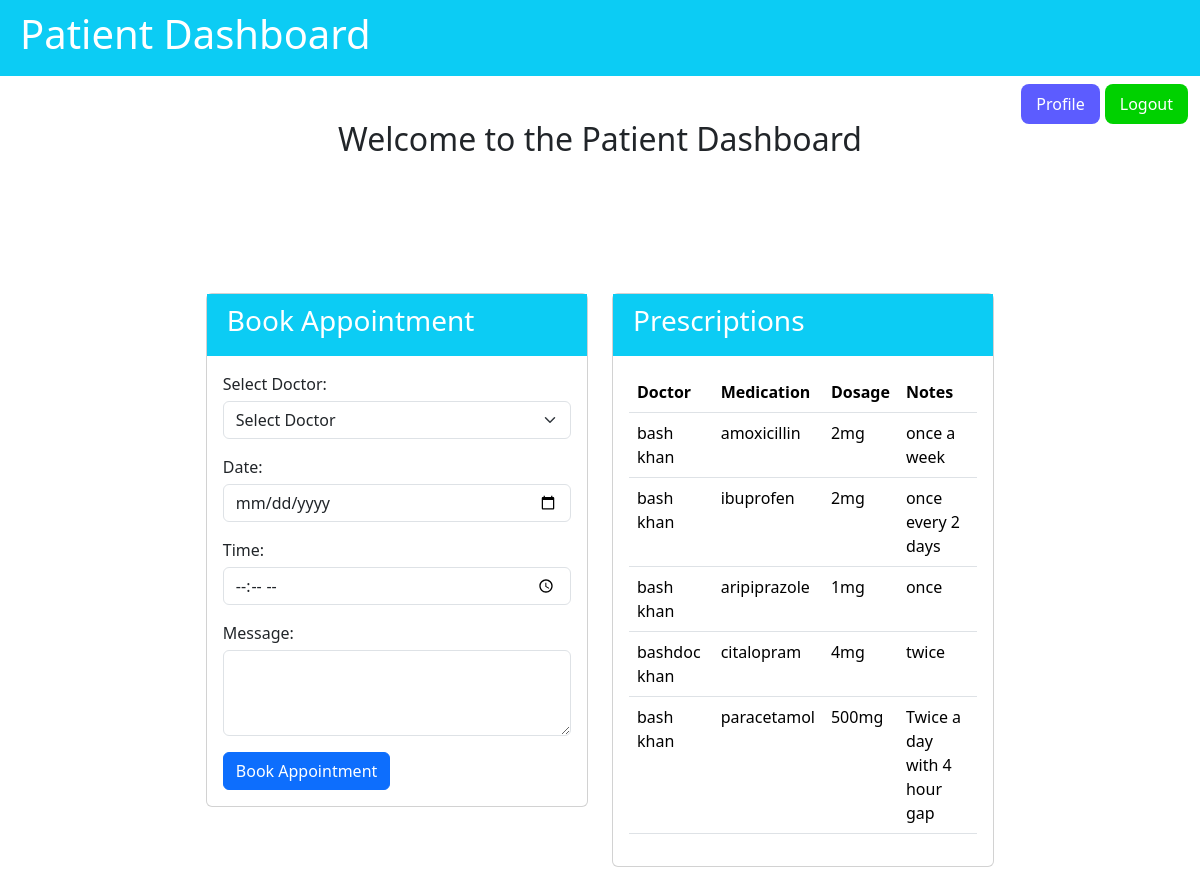
The page /telehealth/patient_dashboard/ (signed in) on the database its author committed.
### telehealth/models.py (models this page shows, shortened)
class Prescription(models.Model):
    patient = models.ForeignKey(CustomUser, on_delete=models.CASCADE, related_name='prescriptions_received')
    doctor = models.ForeignKey(CustomUser, on_delete=models.CASCADE, related_name='prescriptions_given')
    medication = models.CharField(max_length=100)
    dosage = models.CharField(max_length=50)
    notes = models.TextField()
    created_at = models.DateTimeField(auto_now_add=True)

class CustomUser(AbstractUser):
    first_name = models.CharField(max_length=50)
    last_name = models.CharField(max_length=50)
    email = models.EmailField(unique=True)
    is_doctor = models.BooleanField(default=False)
    is_patient = models.BooleanField(default=False)
    gender = models.CharField(max_length=10, choices=[('Male', 'Male'), ('Female', 'Female')])
    age = models.IntegerField()
    groups = models.ManyToManyField('auth.Group', related_name='custom_user_set')
    user_permissions = models.ManyToManyField(
        'auth.Permission',
        related_name='custom_user_set',
        verbose_name='user permissions',
        blank=True,
    )

### telehealth/views.py (the view)
# urls.py: path('patient_dashboard/', views.patient_dashboard, name='patient_dashboard'),
def patient_dashboard(request):
    prescriptions = request.user.prescriptions_received.all()
    if request.method == 'POST':
        form = AppointmentForm(request.POST)
        if form.is_valid():
            appointment = form.save(commit=False)
            appointment.patient = request.user
            appointment.save()
            messages.success(request, 'Appointment booked successfully!')
            return redirect('patient_dashboard')
    else:
        form = AppointmentForm()
    doctors = CustomUser.objects.filter(is_doctor=True)
    return render(request, 'patient_dashboard.html', {'form': form, 'doctors': doctors, 'prescriptions': prescriptions})

### telehealth/forms.py
class AppointmentForm(forms.ModelForm):
    class Meta:
        model = Appointment
        fields = ['doctor', 'date', 'time', 'message']
    def __init__(self, *args, **kwargs):
        super().__init__(*args, **kwargs)

### telehealth/templates/patient_dashboard.html (shortened to what this page needs)
{% load static %}
<!DOCTYPE html>
<html lang="en">
<head>
    <link href="https://cdn.jsdelivr.net/npm/bootstrap@5.3.3/dist/css/bootstrap.min.css" rel="stylesheet">
    <link href="{% static 'styles.css' %}" rel="stylesheet">
</head>
<body>
<div class="patient-header">
    <h1>Patient Dashboard</h1>
</div>
<nav class="navbar navbar-expand-lg custom-navbar">
  <div class="container-fluid">
    <div class="collapse navbar-collapse" id="navbarNav">
      <ul class="navbar-nav ms-auto">
        <li class="nav-item">
            <a id="profile-btn" class="nav-link" href="{% url 'patient_profile' %}">Profile</a>
        </li>
        <li class="nav-item">
            <form action="{% url 'logout' %}" method="post">
                <button class="logout-btn" type="submit">Logout</button>
            </form>
        </li>
      </ul>
    </div>
  </div>
</nav>
<div class="container mt-5">
    <h2 class="patient-dashboard-header">Welcome to the Patient Dashboard</h2>
    <div class="row">
        <div class="col-md-6">
            <div class="card" id="book-appointment-card">
                <div class="patient-card-header">
                    <h3>Book Appointment</h3>
                </div>
                <div class="card-body">
                    <form action="{% url 'patient_dashboard' %}" method="post">
                        <div class="mb-3">
                            <label for="doctor">Select Doctor:</label>
                            <select name="doctor" id="doctor" class="form-select" required>
                                <option value="">Select Doctor</option>
                            </select>
                        </div>
                        <div class="mb-3">
                            <label for="date">Date:</label>
                            <input type="date" name="date" id="date" class="form-control" required>
                        </div>
                        <div class="mb-3">
                            <label for="time">Time:</label>
                            <input type="time" name="time" id="time" class="form-control" required>
                        </div>
                        <div class="mb-3">
                            <label for="message">Message:</label>
                            <textarea name="message" id="message" rows="3" class="form-control"></textarea>
                        </div>
                        <button type="submit" class="btn btn-primary">Book Appointment</button>
                    </form>
                </div>
            </div>
        </div>
        <div class="col-md-6">
            <div class="card" id="prescriptions-card">
                <div class="patient-card-header">
                    <h3>Prescriptions</h3>
                </div>
                <div class="card-body">
                    <table class="table">
                        <thead>
                            <tr>
                                <th>Doctor</th>
                                <th>Medication</th>
                                <th>Dosage</th>
                                <th>Notes</th>
                            </tr>
                        </thead>
                        <tbody>
                            {% for prescription in prescriptions %}
                            <tr>
                                <td>{{ prescription.doctor.get_full_name }}</td>
                                <td>{{ prescription.medication }}</td>
                                <td>{{ prescription.dosage }}</td>
                                <td>{{ prescription.notes }}</td>
                            </tr>
                            {% endfor %}
                        </tbody>
                    </table>
                </div>
            </div>
        </div>
    </div>
</div>
</body>
</html>

### telehealth/static/styles.css (style rules this page uses)
.card { max-width: 70%; margin: 0 auto; margin-top: 55px; }
.patient-header { background-color: #0cccf4; color: white; padding: 10px 20px; text-align: left; }
.patient-card-header { background-color: #0cccf4; color: white; padding: 10px 20px; }
form label { display: block; margin-bottom: 5px; }
form input, select { border-radius: 6px; border: 1px solid grey; }
.logout-btn { background-color: #00D100; border-radius:8px; color: white; border: none; padding: 8px 15px; }
#profile-btn { background-color: #5C5CFF; border-radius:8px; color: white; border: none; padding: 8px 15px; margin-right:5px; }
#prescriptions-card { margin-left: 0; width: 90%; }
#book-appointment-card { margin-right: 0; width: 100%; }
.patient-dashboard-header { margin-top: -60px; margin-bottom: 80px; text-align: center; }

### telehealth/templates/patient_dashboard.html (style rules this page uses)
.card { margin-bottom: 20px; }

### rows shown on the page
Prescription: doctor.get_full_name "bash khan", medication "amoxicillin", dosage "2mg", notes "once a week"
Prescription: doctor.get_full_name "bash khan", medication "ibuprofen", dosage "2mg", notes "once every 2 days"
Prescription: doctor.get_full_name "bash khan", medication "aripiprazole", dosage "1mg", notes "once"
Prescription: doctor.get_full_name "bashdoc khan", medication "citalopram", dosage "4mg", notes "twice"
Prescription: doctor.get_full_name "bash khan", medication "paracetamol", dosage "500mg", notes "Twice a day with 4 hour gap"
